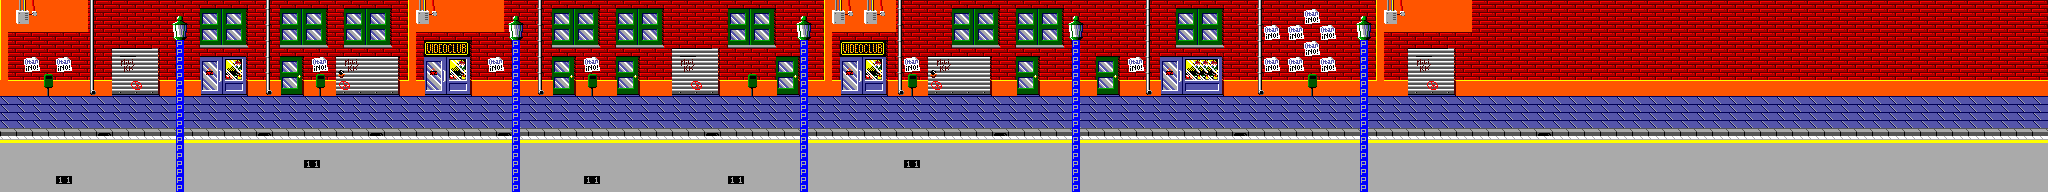

Rendered tile map (Tiled .tmx) drawn with the repository's tilesets; below, a short description and the map source with its tile grids summarised:
An orthogonal 256x24 tile map with 8x8 px tiles, 4 tile layers (GSLTileLayer, GSLPriorityLayer, GSLCollisionLayer, GSLMetaLayer), 2 tilesets.

<map version="1.2" tiledversion="1.3.1" orientation="orthogonal" renderorder="right-down" compressionlevel="0" width="256" height="24" tilewidth="8" tileheight="8" infinite="0" nextlayerid="5" nextobjectid="1">
 <tileset firstgid="1" name="GSLTiles" tilewidth="8" tileheight="8" tilecount="144" columns="16">
  <image source="tiles.png" width="128" height="72" />
 </tileset>
 <tileset firstgid="145" name="GSLMeta" tilewidth="8" tileheight="8" tilecount="30" columns="15">
  <image source="GSLMetaFont.png" width="120" height="16" />
 </tileset>
 <layer id="1" name="GSLTileLayer" width="256" height="24">
  <data>[6144 cells, 6144 non-empty, 135 distinct tile ids]</data>
 </layer>
 <layer id="2" name="GSLPriorityLayer" width="256" height="24">
  <data>[6144 cells, 95 non-empty, 1 distinct tile ids]</data>
 </layer>
 <layer id="3" name="GSLCollisionLayer" width="256" height="24">
  <data>[6144 cells, 0 non-empty, 0 distinct tile ids]</data>
 </layer>
 <layer id="4" name="GSLMetaLayer" width="256" height="24">
  <data>[6144 cells, 10 non-empty, 1 distinct tile ids]</data>
 </layer>
</map>